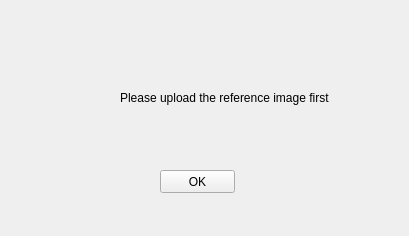
<?xml version="1.0" encoding="UTF-8"?>
<ui version="4.0">
 <class>Form</class>
 <widget class="QWidget" name="Form">
  <property name="geometry">
   <rect>
    <x>0</x>
    <y>0</y>
    <width>409</width>
    <height>236</height>
   </rect>
  </property>
  <property name="windowTitle">
   <string>Form</string>
  </property>
  <widget class="QLabel" name="L_text1">
   <property name="geometry">
    <rect>
     <x>120</x>
     <y>90</y>
     <width>271</width>
     <height>16</height>
    </rect>
   </property>
   <property name="text">
    <string>Please upload the reference image first</string>
   </property>
  </widget>
  <widget class="QLabel" name="L_image">
   <property name="geometry">
    <rect>
     <x>20</x>
     <y>50</y>
     <width>91</width>
     <height>91</height>
    </rect>
   </property>
   <property name="text">
    <string/>
   </property>
  </widget>
  <widget class="QPushButton" name="pushButton">
   <property name="geometry">
    <rect>
     <x>160</x>
     <y>170</y>
     <width>75</width>
     <height>23</height>
    </rect>
   </property>
   <property name="text">
    <string>OK</string>
   </property>
  </widget>
 </widget>
 <resources>
  <include location="../../../../../software/IdeaProjects/Qtdesign_source.qrc"/>
 </resources>
 <connections>
  <connection>
   <sender>pushButton</sender>
   <signal>clicked()</signal>
   <receiver>Form</receiver>
   <slot>OK_clicked()</slot>
   <hints>
    <hint type="sourcelabel">
     <x>216</x>
     <y>183</y>
    </hint>
    <hint type="destinationlabel">
     <x>268</x>
     <y>192</y>
    </hint>
   </hints>
  </connection>
 </connections>
 <slots>
  <slot>OK_clicked()</slot>
 </slots>
</ui>
